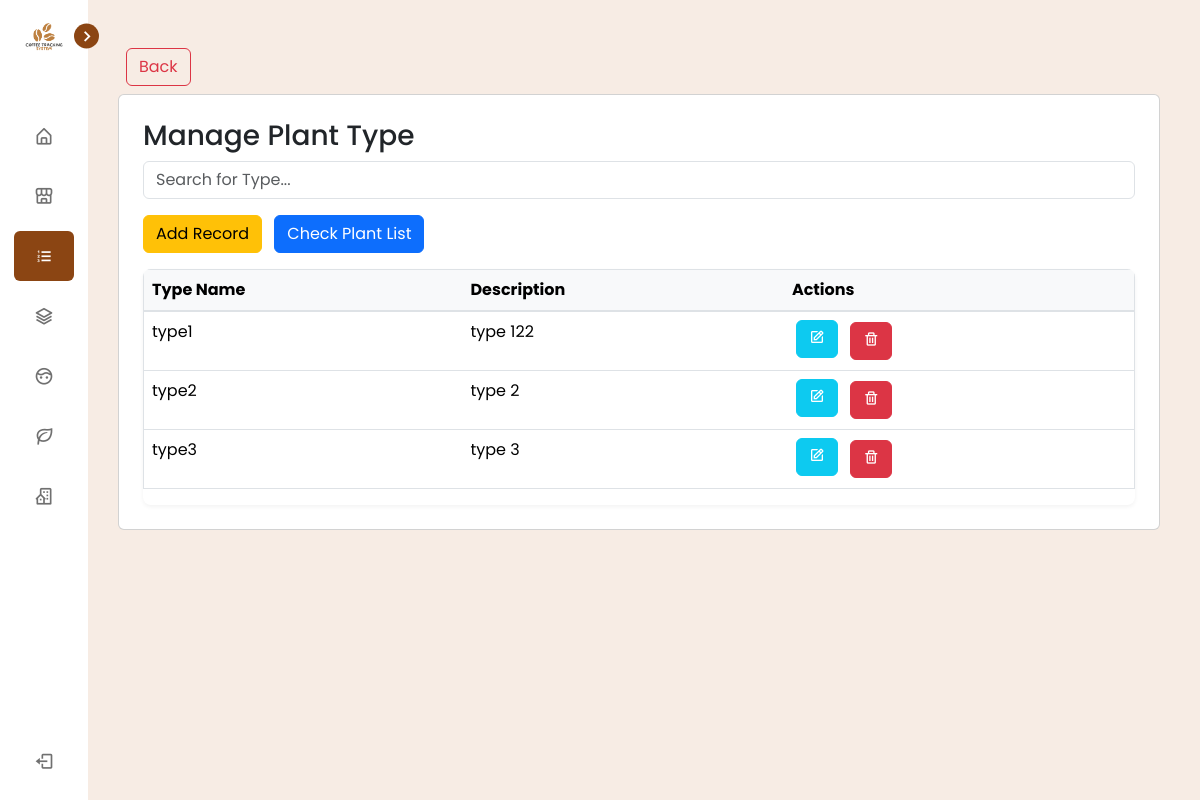
/view/pages/plant_type/index.php (signed in), run on an earlier commit of the app's database.
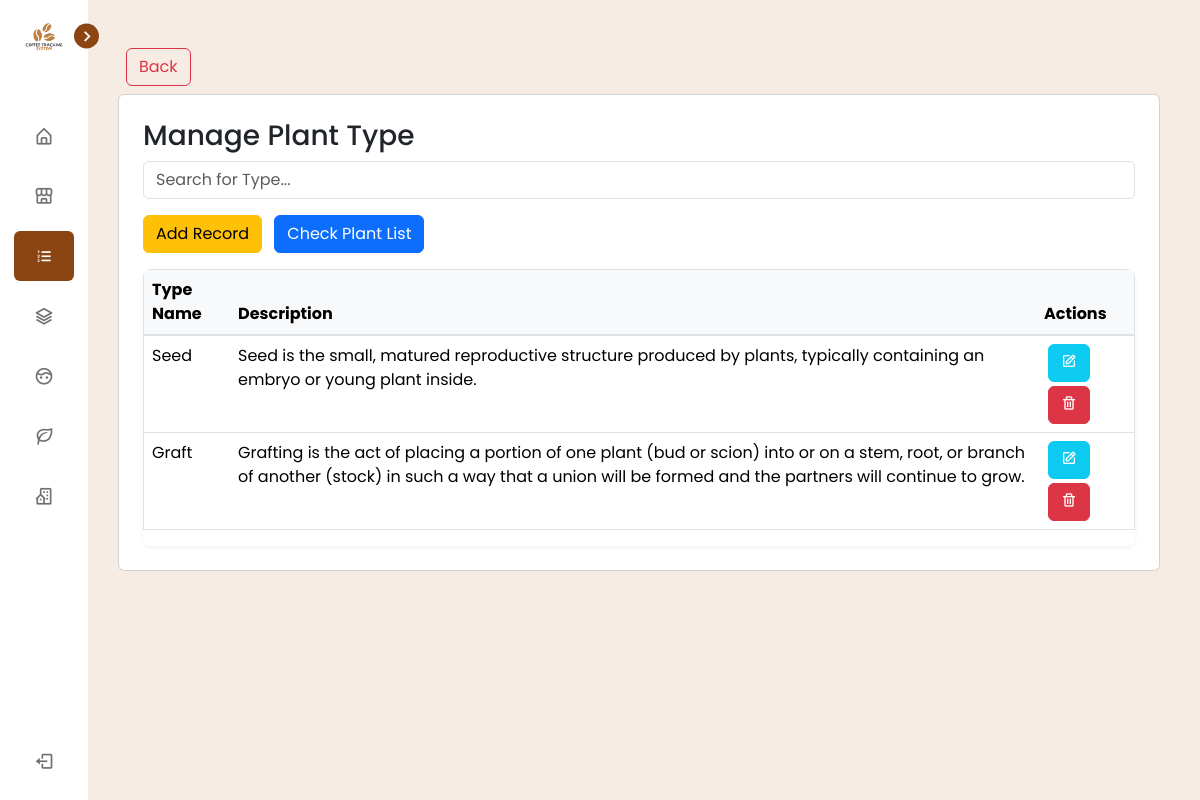
And on a later commit of the database.
### tables this page shows
CREATE TABLE `tbl_type` (
  `id` int(11) NOT NULL,
  `type_id` varchar(255) NOT NULL,
  `type_name` varchar(255) NOT NULL,
  `description` varchar(255) NOT NULL
);

### connection/connection.php (called while the page is built, shortened)
<?php
class config {
    public function __construct(){
        $dsn = "mysql:host=".H.";dbname=".DB;
        $username = U;
        $password = P;
        try {
            $this->pdo = new PDO($dsn, $username, $password);
        } catch (PDOException $e) {
            die("Connection failed: " . $e->getMessage());
        }
    }
}
?>

### controller/PlantTypeController.php (called while the page is built, shortened)
<?php
require_once('../../../services/PlantTypeService.php');
$typeServices = new TypeServices();
$types = $typeServices->getPlantType();
?>

### services/PlantTypeService.php (called while the page is built, shortened)
<?php
require_once("../../../connection/connection.php");
class TypeServices extends config {
    public function getPlantType() {
        try {
            $query = "SELECT `id`, `type_id`, `type_name`, `description` FROM `tbl_type` WHERE 1";
            $stmt = $this->pdo->prepare($query);
            $stmt->execute();
            return $stmt->fetchAll(PDO::FETCH_ASSOC);
        } catch (PDOException $e) {
            echo "Error: " . $e->getMessage();
        }
    }
}
?>

### view/pages/plant_type/index.php (the view, shortened to what this page needs)
<?php
  include_once('../../components/header.php');
  include_once('../../../controller/PlantTypeController.php');
?>
<div class="p-3">
<a class="btn btn-outline-danger m-2" href="../dashboard/index.php" width="200"> Back </a>
    <div class="card p-4">
    <h3>Manage Plant Type</h3>
    <div class="mb-3">
        <input type="text" id="searchInput" class="form-control" placeholder="Search for Type...">
    </div>
    <div class="mb-3">
        <a type="button" class="btn btn-warning d-none d-md-inline-block" href="create.php">Add Record</a>
        <a type="button" class="btn btn-primary d-none d-md-inline-block mx-2" href="../plant_nursery/index.php">Check Plant List</a>
    </div>
    <div class="table-responsive">
        <table border="1" class="table" id="nurseryOwnersTable">
            <thead>
                <tr>
                    <th>Type Name</th>
                    <th>Description</th>
                    <th>Actions</th>
                </tr>
            </thead>
            <tbody>
                <?php if (!empty($types)): ?>
                    <?php foreach ($types as $type): ?>
                        <tr>
                            <td><?php echo htmlspecialchars($type['type_name']); ?></td>
                            <td><?php echo htmlspecialchars($type['description']); ?></td>
                            <td class="justify-content-center align-items-center">
                                <a type="button" class="btn btn-info mx-1 mb-1" href="update.php?ID=<?php echo htmlspecialchars($type['id']); ?>">
                                    <i class='bx bx-edit icon text-white'></i>
                                </a>
                                <button type="button" class="btn btn-danger mx-1" data-id="<?php echo htmlspecialchars($type['id']); ?>" onclick="setDeleteId(this)">
                                    <i class='bx bx-trash icon'></i>
                                </button>
                            </td>
                        </tr>
                    <?php endforeach; ?>
                <?php else: ?>
                    <tr>
                        <td colspan="5" class="text-center">No records found.</td>
                    </tr>
                <?php endif; ?>
            </tbody>
        </table>
        </div>
    </div>
    </div>
<?php include_once('../../components/footer.php'); ?>

What changed in the data, as far as the page shows it:
removed tbl_type: type_name "type1", description "type 122"
removed tbl_type: type_name "type2", description "type 2"
removed tbl_type: type_name "type3", description "type 3"
added tbl_type: type_name "Seed", description "Seed is the small, matured reproductive structure produced by plants, typically containing an embryo or young plant inside."
added tbl_type: type_name "Graft", description "Grafting is the act of placing a portion of one plant (bud or scion) into or on a stem, root, or branch of another (stock) in such a way that a union will be formed and the partners will continue to grow."
